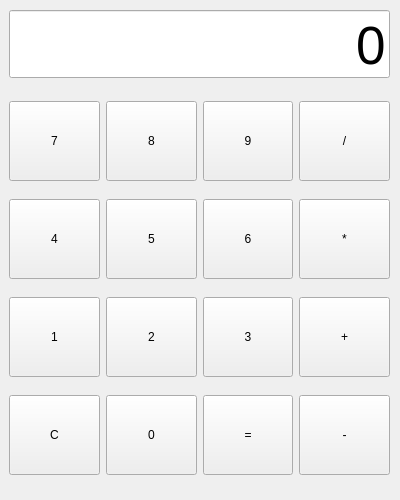
<?xml version="1.0" encoding="UTF-8"?>
<ui version="4.0">
 <class>Form</class>
 <widget class="QWidget" name="Form">
  <property name="geometry">
   <rect>
    <x>0</x>
    <y>0</y>
    <width>400</width>
    <height>500</height>
   </rect>
  </property>
  <property name="windowTitle">
   <string>Form</string>
  </property>
  <widget class="QWidget" name="verticalLayoutWidget">
   <property name="geometry">
    <rect>
     <x>9</x>
     <y>9</y>
     <width>381</width>
     <height>71</height>
    </rect>
   </property>
   <layout class="QVBoxLayout" name="verticalLayout">
    <item>
     <widget class="QLineEdit" name="txt_view">
      <property name="font">
       <font>
        <pointsize>40</pointsize>
       </font>
      </property>
      <property name="text">
       <string>0</string>
      </property>
      <property name="alignment">
       <set>Qt::AlignBottom|Qt::AlignRight|Qt::AlignTrailing</set>
      </property>
     </widget>
    </item>
   </layout>
  </widget>
  <widget class="QWidget" name="gridLayoutWidget">
   <property name="geometry">
    <rect>
     <x>9</x>
     <y>89</y>
     <width>381</width>
     <height>401</height>
    </rect>
   </property>
   <layout class="QGridLayout" name="gridLayout">
    <item row="1" column="3">
     <widget class="QPushButton" name="btn_multipy">
      <property name="minimumSize">
       <size>
        <width>0</width>
        <height>80</height>
       </size>
      </property>
      <property name="text">
       <string>*</string>
      </property>
     </widget>
    </item>
    <item row="2" column="2">
     <widget class="QPushButton" name="btn_number3">
      <property name="minimumSize">
       <size>
        <width>0</width>
        <height>80</height>
       </size>
      </property>
      <property name="text">
       <string>3</string>
      </property>
     </widget>
    </item>
    <item row="2" column="3">
     <widget class="QPushButton" name="btn_add">
      <property name="minimumSize">
       <size>
        <width>0</width>
        <height>80</height>
       </size>
      </property>
      <property name="text">
       <string>+</string>
      </property>
     </widget>
    </item>
    <item row="1" column="0">
     <widget class="QPushButton" name="btn_number4">
      <property name="minimumSize">
       <size>
        <width>0</width>
        <height>80</height>
       </size>
      </property>
      <property name="text">
       <string>4</string>
      </property>
     </widget>
    </item>
    <item row="0" column="1">
     <widget class="QPushButton" name="btn_number8">
      <property name="minimumSize">
       <size>
        <width>0</width>
        <height>80</height>
       </size>
      </property>
      <property name="text">
       <string>8</string>
      </property>
     </widget>
    </item>
    <item row="0" column="2">
     <widget class="QPushButton" name="btn_number9">
      <property name="minimumSize">
       <size>
        <width>0</width>
        <height>80</height>
       </size>
      </property>
      <property name="text">
       <string>9</string>
      </property>
     </widget>
    </item>
    <item row="2" column="0">
     <widget class="QPushButton" name="btn_number1">
      <property name="minimumSize">
       <size>
        <width>0</width>
        <height>80</height>
       </size>
      </property>
      <property name="text">
       <string>1</string>
      </property>
     </widget>
    </item>
    <item row="0" column="3">
     <widget class="QPushButton" name="btn_divide">
      <property name="minimumSize">
       <size>
        <width>0</width>
        <height>80</height>
       </size>
      </property>
      <property name="text">
       <string>/</string>
      </property>
     </widget>
    </item>
    <item row="1" column="2">
     <widget class="QPushButton" name="btn_number6">
      <property name="minimumSize">
       <size>
        <width>0</width>
        <height>80</height>
       </size>
      </property>
      <property name="text">
       <string>6</string>
      </property>
     </widget>
    </item>
    <item row="3" column="0">
     <widget class="QPushButton" name="btn_C">
      <property name="minimumSize">
       <size>
        <width>0</width>
        <height>80</height>
       </size>
      </property>
      <property name="text">
       <string>C</string>
      </property>
     </widget>
    </item>
    <item row="2" column="1">
     <widget class="QPushButton" name="btn_number2">
      <property name="minimumSize">
       <size>
        <width>0</width>
        <height>80</height>
       </size>
      </property>
      <property name="text">
       <string>2</string>
      </property>
     </widget>
    </item>
    <item row="3" column="1">
     <widget class="QPushButton" name="btn_number0">
      <property name="minimumSize">
       <size>
        <width>0</width>
        <height>80</height>
       </size>
      </property>
      <property name="text">
       <string>0</string>
      </property>
     </widget>
    </item>
    <item row="0" column="0">
     <widget class="QPushButton" name="btn_number7">
      <property name="minimumSize">
       <size>
        <width>0</width>
        <height>80</height>
       </size>
      </property>
      <property name="text">
       <string>7</string>
      </property>
     </widget>
    </item>
    <item row="1" column="1">
     <widget class="QPushButton" name="btn_number5">
      <property name="minimumSize">
       <size>
        <width>0</width>
        <height>80</height>
       </size>
      </property>
      <property name="text">
       <string>5</string>
      </property>
     </widget>
    </item>
    <item row="3" column="2">
     <widget class="QPushButton" name="btn_result">
      <property name="minimumSize">
       <size>
        <width>0</width>
        <height>80</height>
       </size>
      </property>
      <property name="text">
       <string>=</string>
      </property>
     </widget>
    </item>
    <item row="3" column="3">
     <widget class="QPushButton" name="btn_minus">
      <property name="minimumSize">
       <size>
        <width>0</width>
        <height>80</height>
       </size>
      </property>
      <property name="text">
       <string>-</string>
      </property>
     </widget>
    </item>
   </layout>
  </widget>
 </widget>
 <resources/>
 <connections/>
</ui>
